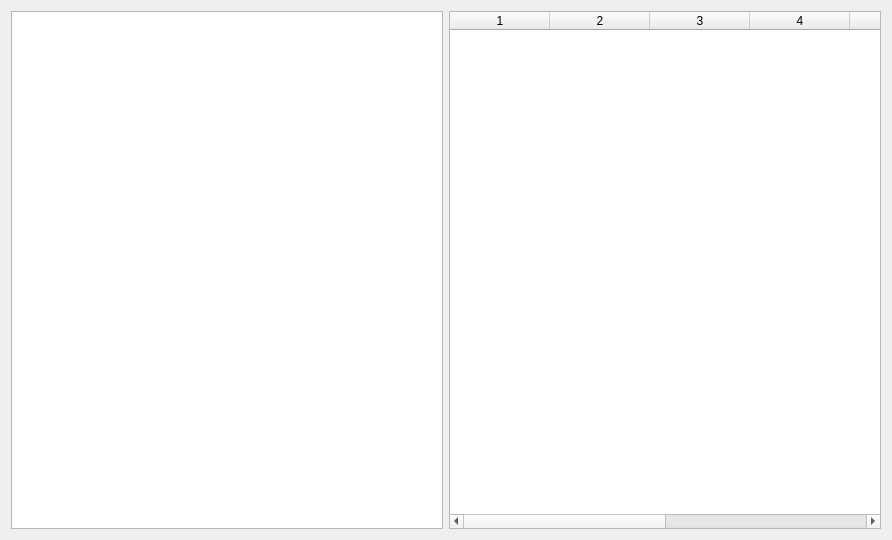
<?xml version="1.0" encoding="UTF-8"?>
<ui version="4.0">
 <class>Widget</class>
 <widget class="QWidget" name="Widget">
  <property name="geometry">
   <rect>
    <x>0</x>
    <y>0</y>
    <width>892</width>
    <height>540</height>
   </rect>
  </property>
  <property name="windowTitle">
   <string>Widget</string>
  </property>
  <layout class="QHBoxLayout" name="horizontalLayout">
   <item>
    <widget class="QListWidget" name="listWidget"/>
   </item>
   <item>
    <widget class="QTableWidget" name="tableWidget">
     <property name="columnCount">
      <number>8</number>
     </property>
     <column/>
     <column/>
     <column/>
     <column/>
     <column/>
     <column/>
     <column/>
     <column/>
    </widget>
   </item>
  </layout>
 </widget>
 <layoutdefault spacing="6" margin="11"/>
 <resources/>
 <connections/>
</ui>
